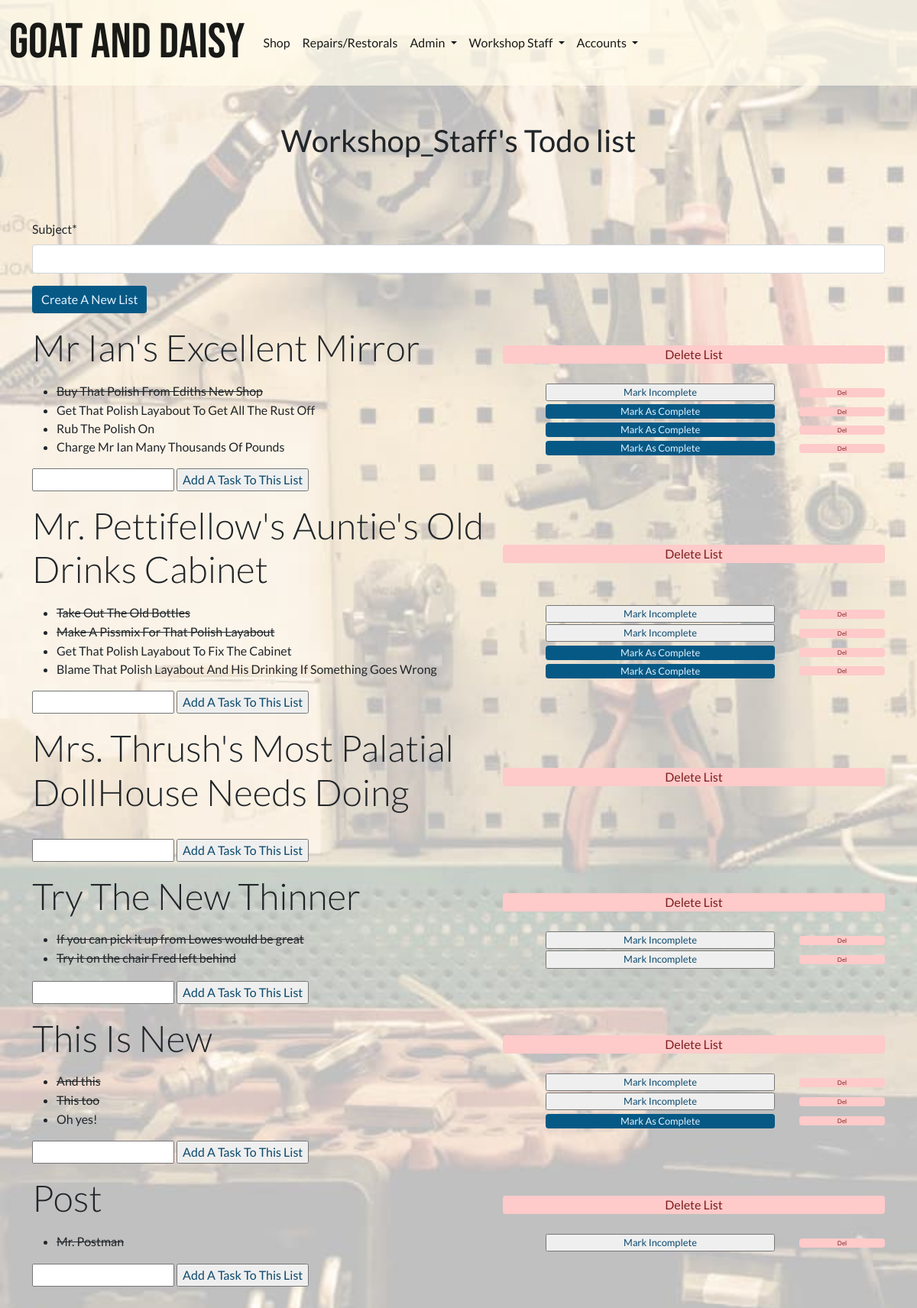
The page /workshop/task-manager/ (signed in) on the database its author committed.
### repairs_restorals/models.py (models this page shows, shortened)
class TodoList(models.Model):
    staff_member = models.ForeignKey(StaffMember, on_delete=models.CASCADE)
    subject = models.CharField(max_length=255)
    admin_created = models.BooleanField(default=False)

class TodoItem(models.Model):
    todo_list = models.ForeignKey(
        TodoList, on_delete=models.CASCADE, related_name="items")
    title = models.CharField(max_length=255)
    is_completed = models.BooleanField(default=False)

### repairs_restorals/views.py (the view, shortened to what this page needs)
# urls.py: path('task-manager/', views.TaskManager.as_view(), name="task_manager"),
class TaskManager(GroupRequiredMixin, View):
    group_required = [u'General Staff']
    def get(self, request, *args, **kwargs):
        staff_member = get_object_or_404(
            StaffMember, username=self.request.user)
        todo_list = TodoList.objects.prefetch_related(
            'items').filter(staff_member=staff_member)
        todo_list_form = CreateTodoListForm()
        todo_list_item_form = CreateTodoListItemForm()
        context = {
            'todo_list': todo_list,
            'todo_list_form': todo_list_form,
            'todo_list_item_form': todo_list_item_form,
        }
        return render(request, 'repairs_restorals/todo_list.html', context)

### repairs_restorals/forms.py
class CreateTodoListForm(forms.ModelForm):
    class Meta:
        model = TodoList
        fields = ['subject']

class CreateTodoListItemForm(forms.ModelForm):
    class Meta:
        model = TodoItem
        fields = ['title', 'is_completed']

### invoices/contexts.py (called while the page is built, shortened)
def shopping_cart(request):
    template_cart = []
    products_count = 0
    order_amount = 0
    shipping = 0
    cart = request.session.get('cart', {})
    for item in enumerate(template_cart):
        products_count += 1
    order_total = order_amount + shipping
    stripe_total = round(order_total * 100)
    context = {
        'template_cart': template_cart,
        'products_count': products_count,
        'order_amount': order_amount,
        'shipping': shipping,
        'order_total': order_total,
        'stripe_total': stripe_total,
    }
    return context

### profiles/group_mixin_decorator.py (called while the page is built)
    def dispatch(self, request, *args, **kwargs):
        if not request.user.is_authenticated:
            raise PermissionDenied
        else:
            user_groups = []
            for group in request.user.groups.values_list('name', flat=True):
                user_groups.append(group)
            if len(set(user_groups).intersection(self.group_required)) <= 0:
                raise PermissionDenied
        return super(GroupRequiredMixin, self).dispatch(request, *args, **kwargs)

### profiles/templatetags/user_in_group_tag.py (called while the page is built)
@register.filter(name='has_group')
def has_group(user, group_name):
    try:
        group = Group.objects.get(name=group_name)
    except Group.DoesNotExist:
        return False
    return group in user.groups.all()

### repairs_restorals/templates/repairs_restorals/todo_list.html (shortened to what this page needs)
{% extends 'base.html' %}
{% load crispy_forms_tags %}
{% load static %}
{% block extra_css %}
<link rel="stylesheet" href="{% static 'css/workshop_bg_image_trans.css' %}">
{% endblock %}
{% block content %}
<p class="h1" style="margin-top: 10rem; margin-bottom: 5rem;text-align:center;">{{ request.user | title }}'s Todo list</p>
<form action="." method="POST">
    {{ todo_list_form | crispy }}
    <input type="submit" class="btn btn-info" value="Create A New List">
</form>
{% for list in todo_list %}
<div class="task" style="padding-top: 1rem;">
    <div class="list-flex" style="display: flex; align-items: center; justify-content:space-between;">
        <p class="display-5">{{list.subject}}</p>
        <form action="{% url 'manage_item' pk=list.id %}" method="GET">
            <input type="submit" name="delete_list" value="Delete List" style="font-size: 1rem; padding: 0; width: 500px;" class="btn btn-danger">
        </form>
    </div>
    <ul>
        {% for item in list.items.all %}
            <div class="list-item-flex" style="display:flex; justify-content:space-between;">
                {% if item.is_completed %}
                <li><s>{{ item.title }}</s></li>
                {% else %}
                <li>{{ item.title }}</li>
                {% endif %}
                <div class="list-item-form-flex" style="display:flex; gap:2rem;">
                    <form action="{% url 'manage_item' pk=item.id %}" method="GET">
                        {% if item.is_completed %}
                        <input type="submit" name="toggle_item" value="Mark Incomplete" style="font-size: .8rem; padding: 0; width: 300px;" class="text-info">
                        {% else %}
                        <input type="submit" name="toggle_item" value="Mark As Complete" style="font-size: .8rem; padding: 0; width:300px;" class="btn btn-info">
                        {% endif %}
                    </form>
                    <form action="{% url 'manage_item' pk=item.id %}" method="GET">
                        <input type="submit" name="delete_list_item" value="Del" style="font-size: .5rem; padding: 0;" class="btn btn-danger">
                    </form>
                </div>
            </div>
        {%endfor %}
    </ul>
    <form action="." method=POST>
        <input type="text" name="title" id="title">
        <input type="submit" value="Add A Task To This List" class="text-info">
    </form>
</div>
{% endfor %}
{% endblock %}

### static/css/site_base_custom.css (style rules this page uses)
body { font-family: "Lato", sans-serif; }
.btn { min-width: 7rem; }
.btn-warning, .btn-info { background-color: var(--sky-800); color: var(--sky-100); border: unset; }
.btn-danger { background-color: var(--red-200); color: var(--red-900); border: unset; }
.text-info { color: var(--sky-900) !important; }

### static/css/workshop_bg_image_trans.css (style rules this page uses)
body { background-image: url("../img/workshop-25-flip.jpg"); background-repeat: no-repeat; background-size: cover; background-attachment: fixed; }

### rows shown on the page
TodoList: subject "Mr Ian's Excellent Mirror"
TodoItem: title "Buy That Polish From Ediths New Shop"
TodoItem: title "Get That Polish Layabout To Get All The Rust Off"
TodoItem: title "Rub The Polish On"
TodoItem: title "Charge Mr Ian Many Thousands Of Pounds"
TodoList: subject "Mr. Pettifellow's Auntie's Old Drinks Cabinet"
TodoItem: title "Take Out The Old Bottles"
TodoItem: title "Make A Pissmix For That Polish Layabout"
TodoItem: title "Get That Polish Layabout To Fix The Cabinet"
TodoItem: title "Blame That Polish Layabout And His Drinking If Something Goes Wrong"
TodoList: subject "Mrs. Thrush's Most Palatial DollHouse Needs Doing"
TodoList: subject "Try The New Thinner"
TodoItem: title "If you can pick it up from Lowes would be great"
TodoItem: title "Try it on the chair Fred left behind"
TodoList: subject "This Is New"
TodoItem: title "And this"
TodoItem: title "This too"
TodoItem: title "Oh yes!"
TodoList: subject "Post"
TodoItem: title "Mr. Postman"

### other values the page prints
{{ request.user | title }} "Workshop_Staff"
